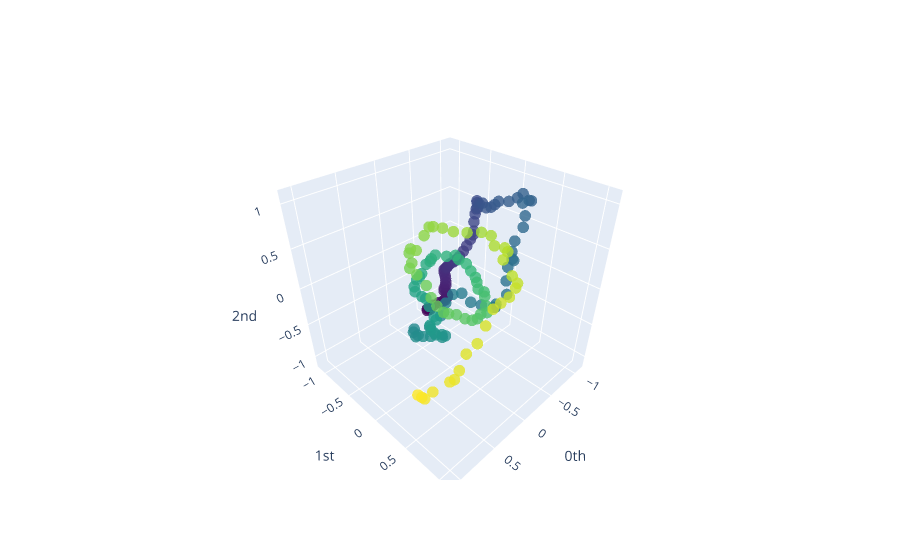
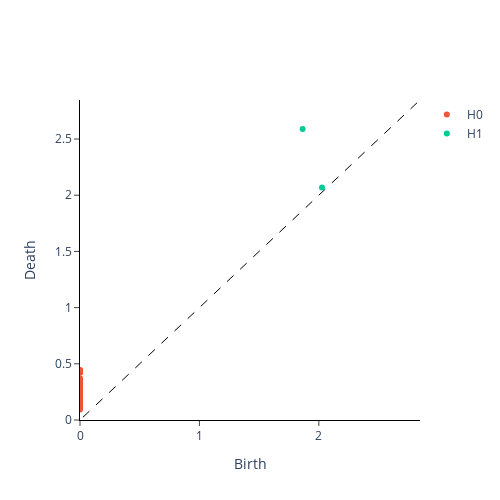
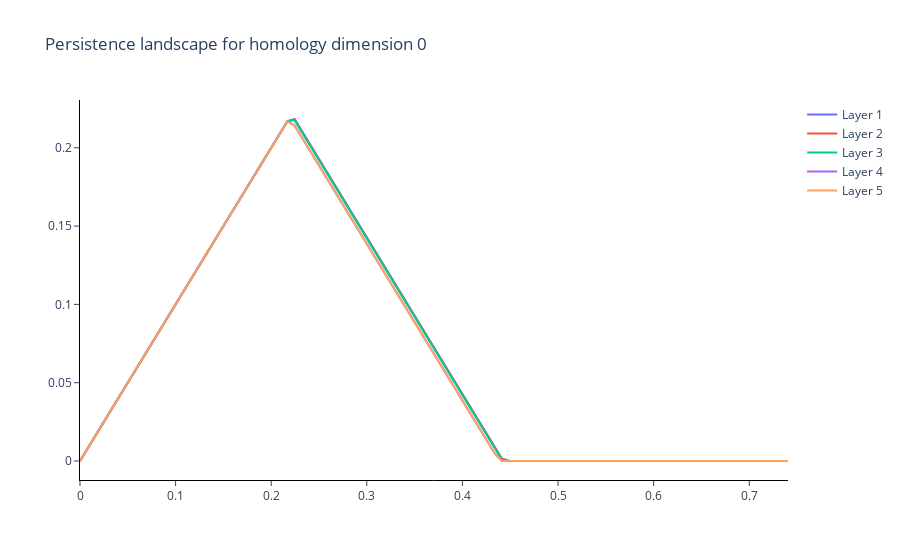
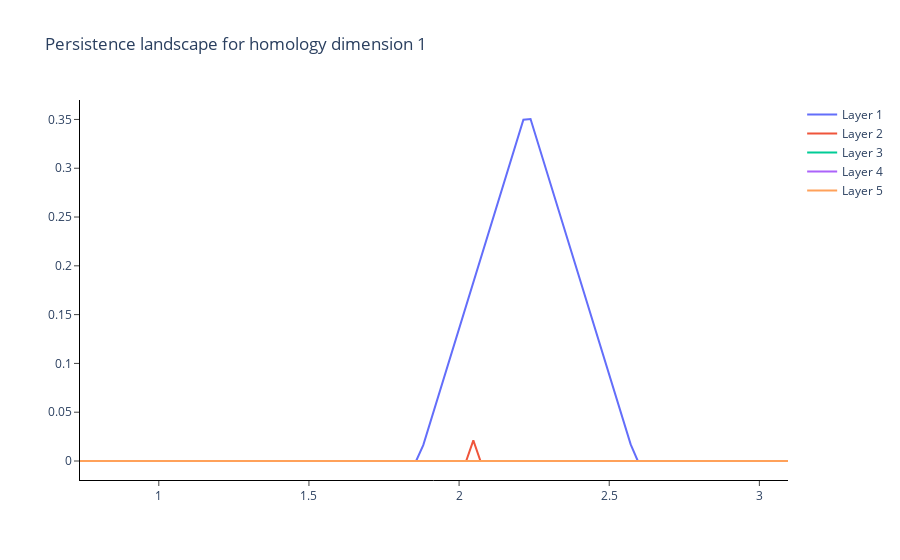

Notebook code for these charts, in order:
### Code cell
from gtda.plotting import plot_point_cloud

#Let's visualize results
print('point cloud for first time series in dataset: ')
plot_point_cloud(point_clouds[0],dimension=3)

VR_persistence = VietorisRipsPersistence(homology_dimensions = [0,1,2])
print('persistent diagram for first time series in dataset: ')
VR_persistence.plot(diagrams, sample = 0)

Persistence_Landscape = PersistenceLandscape(n_layers = 50, n_bins = 100)
Persistence_Landscape.fit(diagrams)
print('persistent landscape for first time series in dataset: ')
Persistence_Landscape.plot(landscapes, sample=0, homology_dimensions=(0,1))
